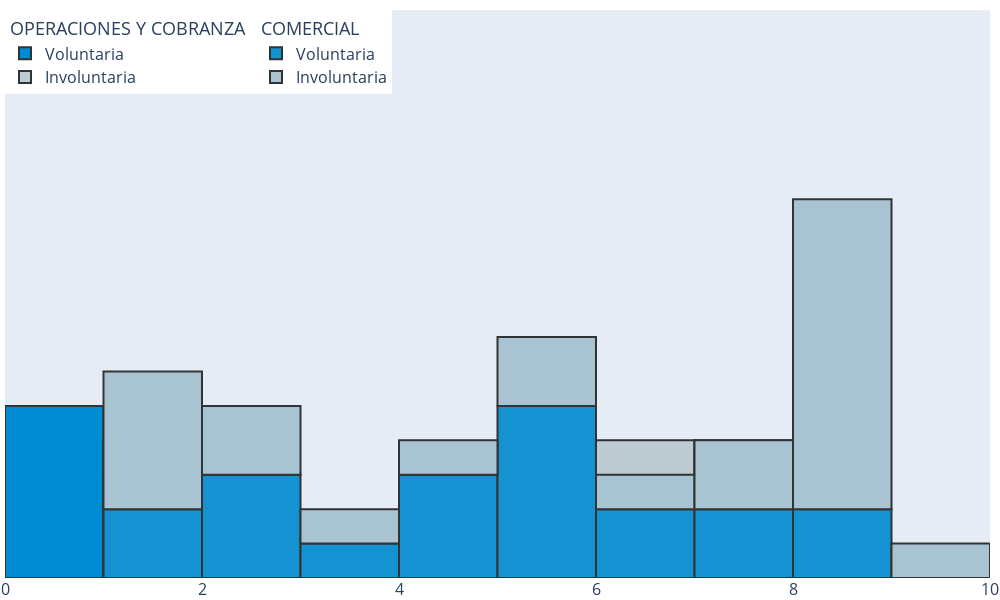

This figure's notebook cell:
### Code cell
import numpy as np
import pandas as pd
import plotly.graph_objects as go


# Create dummy data indexed by month and with multi-columns [product, revenue]
df_irina = pd.read_pickle('test.pkl')

df_irina.set_index('month', drop=True, inplace=True)
causes = df_irina.cause.unique()
areas = df_irina.area.unique()

combs = list(itertools.product(areas,causes))
cols = pd.MultiIndex.from_tuples(combs)

df_graphs = pd.DataFrame(columns=cols, index=df_irina.index.unique())

# Counting the number of incidents per month per area per cause
for area in areas:
    for cause in causes:
        df_graphs[(area,cause)] = df_irina[(df_irina.area == area) & (df_irina.cause == cause)].groupby('month').count()['cause']

for col in df_graphs.columns:
    df_graphs[col].fillna(0, inplace=True)
    df_graphs[col] = df_graphs[col].astype(int)

# Create a figure with the right layout
fig = go.Figure(
    layout=go.Layout(
        height=600,
        width=1000,
        barmode="relative",
        yaxis_showticklabels=False,
        yaxis_showgrid=False,
        yaxis_range=[0, df_graphs.groupby(axis=1, level=0).sum().max().max() * 1.5],
       # Secondary y-axis overlayed on the primary one and not visible
        yaxis2=go.layout.YAxis(
            visible=False,
            matches="y",
            overlaying="y",
            anchor="x",
        ),
        font=dict(size=16),
        legend_x=0,
        legend_y=1,
        legend_orientation="h",
        hovermode="x",
        margin=dict(b=0,t=10,l=0,r=10)
    )
)

# Define some colors for the product, revenue pairs
colors = {
    'OPERACIONES Y COBRANZA': {
        "Voluntaria": "#008BD2",
        "Involuntaria": "#BDCBD2",
    },
    "COMERCIAL": {
        "Voluntaria": "#1592D2",
        "Involuntaria": "#A8C4D2",}
    # },
    # "INTELIGENCIA DE NEGOCIOS": {
    #     "Voluntaria": "#1592D2",
    #     "Involuntaria": "#A8C4D2",
    # },
    # "RIESGO": {
    #     "Voluntaria": "#1592D2",
    #     "Involuntaria": "#A8C4D2",
    # },
    # "NORMALIZACIÓN Y RIESGO PYME": {
    #     "Voluntaria": "#1592D2",
    #     "Involuntaria": "#A8C4D2",
    # }
}

df_graphs = df_graphs[['OPERACIONES Y COBRANZA', 'COMERCIAL']].copy(deep=True)

# Add the traces
for i, t in enumerate(colors):
    for j, col in enumerate(df_graphs[t].columns):
        if (df_graphs[t][col] == 0).all():
            continue
        fig.add_bar(
            x=df_graphs.index,
            y=df_graphs[t][col],
            # Set the right yaxis depending on the selected product (from enumerate)
            yaxis=f"y{i + 1}",
            # Offset the bar trace, offset needs to match the width
            # The values here are in milliseconds, 1billion ms is ~1/3 month
            offsetgroup=str(i),
            offset=(i - 1),
            width=1,
            legendgroup=t,
            legendgrouptitle_text=t,
            name=col,
            marker_color=colors[t][col],
            marker_line=dict(width=2, color="#333"),
            hovertemplate="%{y}<extra></extra>"
        )

fig.show()

### Figure 1 — Plotly figure (JSON) as saved in the notebook; plotly's stock layout.template omitted (floating-point values rounded to 4 significant figures)
{"data": [{"hovertemplate": "%{y}<extra></extra>", "legendgroup": "OPERACIONES Y COBRANZA", "legendgrouptitle": {"text": "OPERACIONES Y COBRANZA"}, "marker": {"color": "#008BD2", "line": {"color": "#333", "width": 2}}, "name": "Voluntaria", "offset": -1, "offsetgroup": "0", "type": "bar", "width": 1, "x": [1, 2, 3, 4, 5, 6, 7, 8, 9], "y": [5, 3, 1, 1, 2, 0, 2, 2, 0], "yaxis": "y"}, {"hovertemplate": "%{y}<extra></extra>", "legendgroup": "OPERACIONES Y COBRANZA", "legendgrouptitle": {"text": "OPERACIONES Y COBRANZA"}, "marker": {"color": "#BDCBD2", "line": {"color": "#333", "width": 2}}, "name": "Involuntaria", "offset": -1, "offsetgroup": "0", "type": "bar", "width": 1, "x": [1, 2, 3, 4, 5, 6, 7, 8, 9], "y": [0, 1, 1, 0, 0, 3, 2, 2, 0], "yaxis": "y"}, {"hovertemplate": "%{y}<extra></extra>", "legendgroup": "COMERCIAL", "legendgrouptitle": {"text": "COMERCIAL"}, "marker": {"color": "#1592D2", "line": {"color": "#333", "width": 2}}, "name": "Voluntaria", "offset": 0, "offsetgroup": "1", "type": "bar", "width": 1, "x": [1, 2, 3, 4, 5, 6, 7, 8, 9], "y": [2, 3, 1, 3, 5, 2, 2, 2, 0], "yaxis": "y2"}, {"hovertemplate": "%{y}<extra></extra>", "legendgroup": "COMERCIAL", "legendgrouptitle": {"text": "COMERCIAL"}, "marker": {"color": "#A8C4D2", "line": {"color": "#333", "width": 2}}, "name": "Involuntaria", "offset": 0, "offsetgroup": "1", "type": "bar", "width": 1, "x": [1, 2, 3, 4, 5, 6, 7, 8, 9], "y": [4, 2, 1, 1, 2, 1, 2, 9, 1], "yaxis": "y2"}], "layout": {"barmode": "relative", "font": {"size": 16}, "height": 600, "hovermode": "x", "legend": {"orientation": "h", "x": 0, "y": 1}, "margin": {"b": 0, "l": 0, "r": 10, "t": 10}, "width": 1000, "yaxis": {"range": [0, 16.5], "showgrid": false, "showticklabels": false}, "yaxis2": {"anchor": "x", "matches": "y", "overlaying": "y", "visible": false}}}
